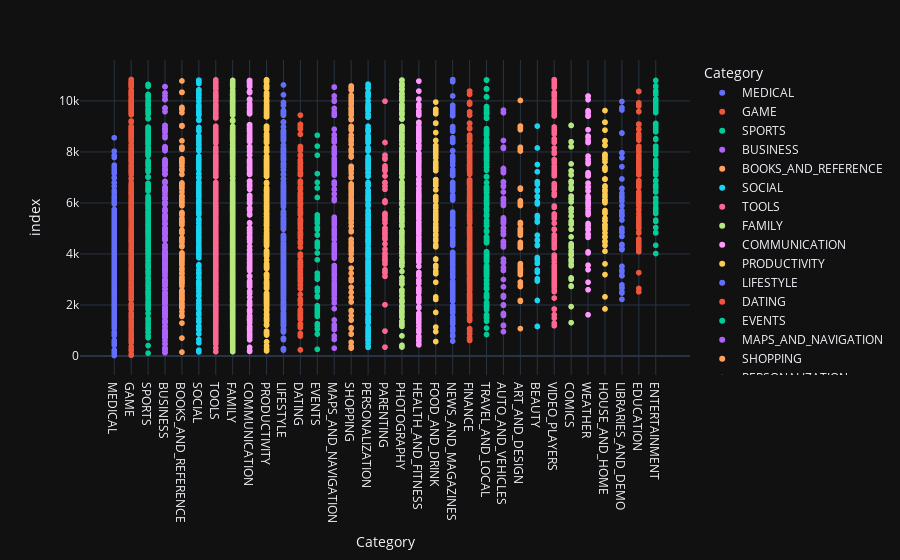

The code cell stored with this chart in its notebook:
### Code cell
fig = px.scatter(df_apps_clean2, x="Category", color="Category")
fig.show()

### Figure 1 — Plotly figure (JSON) as saved in the notebook; plotly's stock layout.template omitted (floating-point values rounded to 4 significant figures; data arrays with more than 128 entries replaced by an {"elided": "..."} marker saying what was removed)
{"data": [{"hovertemplate": "Category=%{x}<br>index=%{y}<extra></extra>", "legendgroup": "MEDICAL", "marker": {"color": "#636efa", "symbol": "circle"}, "mode": "markers", "name": "MEDICAL", "showlegend": true, "type": "scattergl", "x": {"elided": "302 str values"}, "xaxis": "x", "y": {"elided": "302 int values"}, "yaxis": "y"}, {"hovertemplate": "Category=%{x}<br>index=%{y}<extra></extra>", "legendgroup": "GAME", "marker": {"color": "#EF553B", "symbol": "circle"}, "mode": "markers", "name": "GAME", "showlegend": true, "type": "scattergl", "x": {"elided": "1074 str values"}, "xaxis": "x", "y": {"elided": "1074 int values"}, "yaxis": "y"}, {"hovertemplate": "Category=%{x}<br>index=%{y}<extra></extra>", "legendgroup": "SPORTS", "marker": {"color": "#00cc96", "symbol": "circle"}, "mode": "markers", "name": "SPORTS", "showlegend": true, "type": "scattergl", "x": {"elided": "286 str values"}, "xaxis": "x", "y": {"elided": "286 int values"}, "yaxis": "y"}, {"hovertemplate": "Category=%{x}<br>index=%{y}<extra></extra>", "legendgroup": "BUSINESS", "marker": {"color": "#ab63fa", "symbol": "circle"}, "mode": "markers", "name": "BUSINESS", "showlegend": true, "type": "scattergl", "x": {"elided": "270 str values"}, "xaxis": "x", "y": {"elided": "270 int values"}, "yaxis": "y"}, {"hovertemplate": "Category=%{x}<br>index=%{y}<extra></extra>", "legendgroup": "BOOKS_AND_REFERENCE", "marker": {"color": "#FFA15A", "symbol": "circle"}, "mode": "markers", "name": "BOOKS_AND_REFERENCE", "showlegend": true, "type": "scattergl", "x": {"elided": "177 str values"}, "xaxis": "x", "y": {"elided": "177 int values"}, "yaxis": "y"}, {"hovertemplate": "Category=%{x}<br>index=%{y}<extra></extra>", "legendgroup": "SOCIAL", "marker": {"color": "#19d3f3", "symbol": "circle"}, "mode": "markers", "name": "SOCIAL", "showlegend": true, "type": "scattergl", "x": {"elided": "244 str values"}, "xaxis": "x", "y": {"elided": "244 int values"}, "yaxis": "y"}, {"hovertemplate": "Category=%{x}<br>index=%{y}<extra></extra>", "legendgroup": "TOOLS", "marker": {"color": "#FF6692", "symbol": "circle"}, "mode": "markers", "name": "TOOLS", "showlegend": true, "type": "scattergl", "x": {"elided": "733 str values"}, "xaxis": "x", "y": {"elided": "733 int values"}, "yaxis": "y"}, {"hovertemplate": "Category=%{x}<br>index=%{y}<extra></extra>", "legendgroup": "FAMILY", "marker": {"color": "#B6E880", "symbol": "circle"}, "mode": "markers", "name": "FAMILY", "showlegend": true, "type": "scattergl", "x": {"elided": "1714 str values"}, "xaxis": "x", "y": {"elided": "1714 int values"}, "yaxis": "y"}, {"hovertemplate": "Category=%{x}<br>index=%{y}<extra></extra>", "legendgroup": "COMMUNICATION", "marker": {"color": "#FF97FF", "symbol": "circle"}, "mode": "markers", "name": "COMMUNICATION", "showlegend": true, "type": "scattergl", "x": {"elided": "307 str values"}, "xaxis": "x", "y": {"elided": "307 int values"}, "yaxis": "y"}, {"hovertemplate": "Category=%{x}<br>index=%{y}<extra></extra>", "legendgroup": "PRODUCTIVITY", "marker": {"color": "#FECB52", "symbol": "circle"}, "mode": "markers", "name": "PRODUCTIVITY", "showlegend": true, "type": "scattergl", "x": {"elided": "334 str values"}, "xaxis": "x", "y": {"elided": "334 int values"}, "yaxis": "y"}, {"hovertemplate": "Category=%{x}<br>index=%{y}<extra></extra>", "legendgroup": "LIFESTYLE", "marker": {"color": "#636efa", "symbol": "circle"}, "mode": "markers", "name": "LIFESTYLE", "showlegend": true, "type": "scattergl", "x": {"elided": "301 str values"}, "xaxis": "x", "y": {"elided": "301 int values"}, "yaxis": "y"}, {"hovertemplate": "Category=%{x}<br>index=%{y}<extra></extra>", "legendgroup": "DATING", "marker": {"color": "#EF553B", "symbol": "circle"}, "mode": "markers", "name": "DATING", "showlegend": true, "type": "scattergl", "x": {"elided": "159 str values"}, "xaxis": "x", "y": {"elided": "159 int values"}, "yaxis": "y"}, {"hovertemplate": "Category=%{x}<br>index=%{y}<extra></extra>", "legendgroup": "EVENTS", "marker": {"color": "#00cc96", "symbol": "circle"}, "mode": "markers", "name": "EVENTS", "showlegend": true, "type": "scattergl", "x": ["EVENTS", "EVENTS", "EVENTS", "EVENTS", "EVENTS", "EVENTS", "EVENTS", "EVENTS", "EVENTS", "EVENTS", "EVENTS", "EVENTS", "EVENTS", "EVENTS", "EVENTS", "EVENTS", "EVENTS", "EVENTS", "EVENTS", "EVENTS", "EVENTS", "EVENTS", "EVENTS", "EVENTS", "EVENTS", "EVENTS", "EVENTS", "EVENTS", "EVENTS", "EVENTS", "EVENTS", "EVENTS", "EVENTS", "EVENTS", "EVENTS", "EVENTS", "EVENTS", "EVENTS", "EVENTS", "EVENTS", "EVENTS", "EVENTS", "EVENTS", "EVENTS", "EVENTS"], "xaxis": "x", "y": [265, 861, 1051, 1181, 1268, 1557, 1558, 1633, 1685, 1768, 1790, 1862, 1971, 2316, 2351, 2539, 2661, 3014, 3125, 3250, 3774, 4039, 4267, 4356, 4447, 4469, 4738, 4754, 4963, 5006, 5039, 5040, 5041, 5216, 5223, 5347, 5430, 5531, 6216, 6588, 6808, 7150, 7872, 8228, 8654], "yaxis": "y"}, {"hovertemplate": "Category=%{x}<br>index=%{y}<extra></extra>", "legendgroup": "MAPS_AND_NAVIGATION", "marker": {"color": "#ab63fa", "symbol": "circle"}, "mode": "markers", "name": "MAPS_AND_NAVIGATION", "showlegend": true, "type": "scattergl", "x": ["MAPS_AND_NAVIGATION", "MAPS_AND_NAVIGATION", "MAPS_AND_NAVIGATION", "MAPS_AND_NAVIGATION", "MAPS_AND_NAVIGATION", "MAPS_AND_NAVIGATION", "MAPS_AND_NAVIGATION", "MAPS_AND_NAVIGATION", "MAPS_AND_NAVIGATION", "MAPS_AND_NAVIGATION", "MAPS_AND_NAVIGATION", "MAPS_AND_NAVIGATION", "MAPS_AND_NAVIGATION", "MAPS_AND_NAVIGATION", "MAPS_AND_NAVIGATION", "MAPS_AND_NAVIGATION", "MAPS_AND_NAVIGATION", "MAPS_AND_NAVIGATION", "MAPS_AND_NAVIGATION", "MAPS_AND_NAVIGATION", "MAPS_AND_NAVIGATION", "MAPS_AND_NAVIGATION", "MAPS_AND_NAVIGATION", "MAPS_AND_NAVIGATION", "MAPS_AND_NAVIGATION", "MAPS_AND_NAVIGATION", "MAPS_AND_NAVIGATION", "MAPS_AND_NAVIGATION", "MAPS_AND_NAVIGATION", "MAPS_AND_NAVIGATION", "MAPS_AND_NAVIGATION", "MAPS_AND_NAVIGATION", "MAPS_AND_NAVIGATION", "MAPS_AND_NAVIGATION", "MAPS_AND_NAVIGATION", "MAPS_AND_NAVIGATION", "MAPS_AND_NAVIGATION", "MAPS_AND_NAVIGATION", "MAPS_AND_NAVIGATION", "MAPS_AND_NAVIGATION", "MAPS_AND_NAVIGATION", "MAPS_AND_NAVIGATION", "MAPS_AND_NAVIGATION", "MAPS_AND_NAVIGATION", "MAPS_AND_NAVIGATION", "MAPS_AND_NAVIGATION", "MAPS_AND_NAVIGATION", "MAPS_AND_NAVIGATION", "MAPS_AND_NAVIGATION", "MAPS_AND_NAVIGATION", "MAPS_AND_NAVIGATION", "MAPS_AND_NAVIGATION", "MAPS_AND_NAVIGATION", "MAPS_AND_NAVIGATION", "MAPS_AND_NAVIGATION", "MAPS_AND_NAVIGATION", "MAPS_AND_NAVIGATION", "MAPS_AND_NAVIGATION", "MAPS_AND_NAVIGATION", "MAPS_AND_NAVIGATION", "MAPS_AND_NAVIGATION", "MAPS_AND_NAVIGATION", "MAPS_AND_NAVIGATION", "MAPS_AND_NAVIGATION", "MAPS_AND_NAVIGATION", "MAPS_AND_NAVIGATION", "MAPS_AND_NAVIGATION", "MAPS_AND_NAVIGATION", "MAPS_AND_NAVIGATION", "MAPS_AND_NAVIGATION", "MAPS_AND_NAVIGATION", "MAPS_AND_NAVIGATION", "MAPS_AND_NAVIGATION", "MAPS_AND_NAVIGATION", "MAPS_AND_NAVIGATION", "MAPS_AND_NAVIGATION", "MAPS_AND_NAVIGATION", "MAPS_AND_NAVIGATION", "MAPS_AND_NAVIGATION", "MAPS_AND_NAVIGATION", "MAPS_AND_NAVIGATION", "MAPS_AND_NAVIGATION", "MAPS_AND_NAVIGATION", "MAPS_AND_NAVIGATION", "MAPS_AND_NAVIGATION", "MAPS_AND_NAVIGATION", "MAPS_AND_NAVIGATION", "MAPS_AND_NAVIGATION", "MAPS_AND_NAVIGATION", "MAPS_AND_NAVIGATION", "MAPS_AND_NAVIGATION", "MAPS_AND_NAVIGATION", "MAPS_AND_NAVIGATION", "MAPS_AND_NAVIGATION", "MAPS_AND_NAVIGATION", "MAPS_AND_NAVIGATION", "MAPS_AND_NAVIGATION", "MAPS_AND_NAVIGATION", "MAPS_AND_NAVIGATION", "MAPS_AND_NAVIGATION", "MAPS_AND_NAVIGATION", "MAPS_AND_NAVIGATION", "MAPS_AND_NAVIGATION", "MAPS_AND_NAVIGATION", "MAPS_AND_NAVIGATION", "MAPS_AND_NAVIGATION", "MAPS_AND_NAVIGATION", "MAPS_AND_NAVIGATION", "MAPS_AND_NAVIGATION", "MAPS_AND_NAVIGATION", "MAPS_AND_NAVIGATION", "MAPS_AND_NAVIGATION", "MAPS_AND_NAVIGATION", "MAPS_AND_NAVIGATION", "MAPS_AND_NAVIGATION", "MAPS_AND_NAVIGATION", "MAPS_AND_NAVIGATION", "MAPS_AND_NAVIGATION", "MAPS_AND_NAVIGATION", "MAPS_AND_NAVIGATION", "MAPS_AND_NAVIGATION", "MAPS_AND_NAVIGATION", "MAPS_AND_NAVIGATION", "MAPS_AND_NAVIGATION"], "xaxis": "x", "y": [308, 650, 786, 1037, 1140, 1225, 1414, 1855, 2084, 2085, 2232, 2257, 2273, 2284, 2411, 2499, 2523, 2623, 2641, 2736, 2799, 2823, 2876, 3004, 3132, 3188, 3199, 3218, 3325, 3413, 3455, 3534, 3547, 3836, 3932, 3996, 4015, 4063, 4083, 4097, 4118, 4155, 4242, 4265, 4328, 4398, 4567, 4604, 4734, 4753, 4854, 4923, 4954, 4986, 5131, 5132, 5161, 5196, 5270, 5345, 5440, 6092, 6170, 6352, 6532, 6539, 6724, 6731, 6778, 6822, 7095, 7096, 7097, 7098, 7199, 7209, 7307, 7352, 7458, 7540, 7570, 7579, 7650, 7722, 7747, 7907, 7921, 7922, 7950, 7951, 8058, 8175, 8389, 8390, 8391, 8392, 8393, 8394, 8395, 8396, 8397, 8398, 8399, 8493, 8535, 8536, 8674, 8890, 9435, 9436, 9437, 9438, 9481, 9486, 9556, 9701, 9706, 9988, 10023, 10195, 10540, 10541, 10542, 10543], "yaxis": "y"}, {"hovertemplate": "Category=%{x}<br>index=%{y}<extra></extra>", "legendgroup": "SHOPPING", "marker": {"color": "#FFA15A", "symbol": "circle"}, "mode": "markers", "name": "SHOPPING", "showlegend": true, "type": "scattergl", "x": {"elided": "201 str values"}, "xaxis": "x", "y": {"elided": "201 int values"}, "yaxis": "y"}, {"hovertemplate": "Category=%{x}<br>index=%{y}<extra></extra>", "legendgroup": "PERSONALIZATION", "marker": {"color": "#19d3f3", "symbol": "circle"}, "mode": "markers", "name": "PERSONALIZATION", "showlegend": true, "type": "scattergl", "x": {"elided": "310 str values"}, "xaxis": "x", "y": {"elided": "310 int values"}, "yaxis": "y"}, {"hovertemplate": "Category=%{x}<br>index=%{y}<extra></extra>", "legendgroup": "PARENTING", "marker": {"color": "#FF6692", "symbol": "circle"}, "mode": "markers", "name": "PARENTING", "showlegend": true, "type": "scattergl", "x": ["PARENTING", "PARENTING", "PARENTING", "PARENTING", "PARENTING", "PARENTING", "PARENTING", "PARENTING", "PARENTING", "PARENTING", "PARENTING", "PARENTING", "PARENTING", "PARENTING", "PARENTING", "PARENTING", "PARENTING", "PARENTING", "PARENTING", "PARENTING", "PARENTING", "PARENTING", "PARENTING", "PARENTING", "PARENTING", "PARENTING", "PARENTING", "PARENTING", "PARENTING", "PARENTING", "PARENTING", "PARENTING", "PARENTING", "PARENTING", "PARENTING", "PARENTING", "PARENTING", "PARENTING", "PARENTING", "PARENTING", "PARENTING", "PARENTING", "PARENTING", "PARENTING", "PARENTING", "PARENTING", "PARENTING", "PARENTING", "PARENTING", "PARENTING"], "xaxis": "x", "y": [349, 978, 2012, 3123, 3263, 3304, 3383, 3609, 3707, 3752, 3820, 3901, 3981, 4036, 4187, 4393, 4581, 4642, 4654, 4749, 4818, 4853, 4921, 4999, 5017, 5220, 5338, 5362, 5445, 5512, 5549, 5590, 6020, 6035, 6081, 6536, 6656, 6783, 6805, 7059, 7060, 7260, 7312, 7379, 7452, 7721, 7770, 7876, 8371, 9987], "yaxis": "y"}, {"hovertemplate": "Category=%{x}<br>index=%{y}<extra></extra>", "legendgroup": "PHOTOGRAPHY", "marker": {"color": "#B6E880", "symbol": "circle"}, "mode": "markers", "name": "PHOTOGRAPHY", "showlegend": true, "type": "scattergl", "x": {"elided": "304 str values"}, "xaxis": "x", "y": {"elided": "304 int values"}, "yaxis": "y"}, {"hovertemplate": "Category=%{x}<br>index=%{y}<extra></extra>", "legendgroup": "HEALTH_AND_FITNESS", "marker": {"color": "#FF97FF", "symbol": "circle"}, "mode": "markers", "name": "HEALTH_AND_FITNESS", "showlegend": true, "type": "scattergl", "x": {"elided": "262 str values"}, "xaxis": "x", "y": {"elided": "262 int values"}, "yaxis": "y"}, {"hovertemplate": "Category=%{x}<br>index=%{y}<extra></extra>", "legendgroup": "FOOD_AND_DRINK", "marker": {"color": "#FECB52", "symbol": "circle"}, "mode": "markers", "name": "FOOD_AND_DRINK", "showlegend": true, "type": "scattergl", "x": ["FOOD_AND_DRINK", "FOOD_AND_DRINK", "FOOD_AND_DRINK", "FOOD_AND_DRINK", "FOOD_AND_DRINK", "FOOD_AND_DRINK", "FOOD_AND_DRINK", "FOOD_AND_DRINK", "FOOD_AND_DRINK", "FOOD_AND_DRINK", "FOOD_AND_DRINK", "FOOD_AND_DRINK", "FOOD_AND_DRINK", "FOOD_AND_DRINK", "FOOD_AND_DRINK", "FOOD_AND_DRINK", "FOOD_AND_DRINK", "FOOD_AND_DRINK", "FOOD_AND_DRINK", "FOOD_AND_DRINK", "FOOD_AND_DRINK", "FOOD_AND_DRINK", "FOOD_AND_DRINK", "FOOD_AND_DRINK", "FOOD_AND_DRINK", "FOOD_AND_DRINK", "FOOD_AND_DRINK", "FOOD_AND_DRINK", "FOOD_AND_DRINK", "FOOD_AND_DRINK", "FOOD_AND_DRINK", "FOOD_AND_DRINK", "FOOD_AND_DRINK", "FOOD_AND_DRINK", "FOOD_AND_DRINK", "FOOD_AND_DRINK", "FOOD_AND_DRINK", "FOOD_AND_DRINK", "FOOD_AND_DRINK", "FOOD_AND_DRINK", "FOOD_AND_DRINK", "FOOD_AND_DRINK", "FOOD_AND_DRINK", "FOOD_AND_DRINK", "FOOD_AND_DRINK", "FOOD_AND_DRINK", "FOOD_AND_DRINK", "FOOD_AND_DRINK", "FOOD_AND_DRINK", "FOOD_AND_DRINK", "FOOD_AND_DRINK", "FOOD_AND_DRINK", "FOOD_AND_DRINK", "FOOD_AND_DRINK", "FOOD_AND_DRINK", "FOOD_AND_DRINK", "FOOD_AND_DRINK", "FOOD_AND_DRINK", "FOOD_AND_DRINK", "FOOD_AND_DRINK", "FOOD_AND_DRINK", "FOOD_AND_DRINK", "FOOD_AND_DRINK", "FOOD_AND_DRINK", "FOOD_AND_DRINK", "FOOD_AND_DRINK", "FOOD_AND_DRINK", "FOOD_AND_DRINK", "FOOD_AND_DRINK", "FOOD_AND_DRINK", "FOOD_AND_DRINK", "FOOD_AND_DRINK", "FOOD_AND_DRINK", "FOOD_AND_DRINK", "FOOD_AND_DRINK", "FOOD_AND_DRINK", "FOOD_AND_DRINK", "FOOD_AND_DRINK", "FOOD_AND_DRINK", "FOOD_AND_DRINK", "FOOD_AND_DRINK", "FOOD_AND_DRINK", "FOOD_AND_DRINK", "FOOD_AND_DRINK", "FOOD_AND_DRINK", "FOOD_AND_DRINK", "FOOD_AND_DRINK", "FOOD_AND_DRINK", "FOOD_AND_DRINK", "FOOD_AND_DRINK", "FOOD_AND_DRINK", "FOOD_AND_DRINK", "FOOD_AND_DRINK", "FOOD_AND_DRINK", "FOOD_AND_DRINK", "FOOD_AND_DRINK", "FOOD_AND_DRINK", "FOOD_AND_DRINK", "FOOD_AND_DRINK", "FOOD_AND_DRINK", "FOOD_AND_DRINK", "FOOD_AND_DRINK", "FOOD_AND_DRINK", "FOOD_AND_DRINK", "FOOD_AND_DRINK", "FOOD_AND_DRINK"], "xaxis": "x", "y": [568, 958, 1134, 1710, 2218, 2318, 2893, 3227, 3287, 3327, 3481, 3553, 3791, 3805, 4282, 4291, 4357, 4519, 4588, 4593, 4726, 4763, 4764, 4909, 4955, 5010, 5044, 5045, 5167, 5181, 5330, 5348, 5401, 5442, 5490, 5577, 5688, 5820, 5821, 5904, 6088, 6089, 6123, 6223, 6244, 6256, 6513, 6684, 6685, 6704, 6791, 6904, 6905, 6906, 6907, 6908, 6909, 6910, 6911, 6912, 6913, 6914, 7265, 7361, 7362, 7385, 7386, 7393, 7422, 7516, 7599, 7600, 7601, 7771, 7772, 7893, 7911, 7912, 8012, 8068, 8111, 8112, 8113, 8114, 8242, 8243, 8244, 8245, 8246, 8450, 8761, 9127, 9128, 9129, 9130, 9132, 9497, 9510, 9511, 9544, 9598, 9621, 9641, 9642, 9672, 9954], "yaxis": "y"}, {"hovertemplate": "Category=%{x}<br>index=%{y}<extra></extra>", "legendgroup": "NEWS_AND_MAGAZINES", "marker": {"color": "#636efa", "symbol": "circle"}, "mode": "markers", "name": "NEWS_AND_MAGAZINES", "showlegend": true, "type": "scattergl", "x": {"elided": "214 str values"}, "xaxis": "x", "y": {"elided": "214 int values"}, "yaxis": "y"}, {"hovertemplate": "Category=%{x}<br>index=%{y}<extra></extra>", "legendgroup": "FINANCE", "marker": {"color": "#EF553B", "symbol": "circle"}, "mode": "markers", "name": "FINANCE", "showlegend": true, "type": "scattergl", "x": {"elided": "311 str values"}, "xaxis": "x", "y": {"elided": "311 int values"}, "yaxis": "y"}, {"hovertemplate": "Category=%{x}<br>index=%{y}<extra></extra>", "legendgroup": "TRAVEL_AND_LOCAL", "marker": {"color": "#00cc96", "symbol": "circle"}, "mode": "markers", "name": "TRAVEL_AND_LOCAL", "showlegend": true, "type": "scattergl", "x": {"elided": "205 str values"}, "xaxis": "x", "y": {"elided": "205 int values"}, "yaxis": "y"}, {"hovertemplate": "Category=%{x}<br>index=%{y}<extra></extra>", "legendgroup": "AUTO_AND_VEHICLES", "marker": {"color": "#ab63fa", "symbol": "circle"}, "mode": "markers", "name": "AUTO_AND_VEHICLES", "showlegend": true, "type": "scattergl", "x": ["AUTO_AND_VEHICLES", "AUTO_AND_VEHICLES", "AUTO_AND_VEHICLES", "AUTO_AND_VEHICLES", "AUTO_AND_VEHICLES", "AUTO_AND_VEHICLES", "AUTO_AND_VEHICLES", "AUTO_AND_VEHICLES", "AUTO_AND_VEHICLES", "AUTO_AND_VEHICLES", "AUTO_AND_VEHICLES", "AUTO_AND_VEHICLES", "AUTO_AND_VEHICLES", "AUTO_AND_VEHICLES", "AUTO_AND_VEHICLES", "AUTO_AND_VEHICLES", "AUTO_AND_VEHICLES", "AUTO_AND_VEHICLES", "AUTO_AND_VEHICLES", "AUTO_AND_VEHICLES", "AUTO_AND_VEHICLES", "AUTO_AND_VEHICLES", "AUTO_AND_VEHICLES", "AUTO_AND_VEHICLES", "AUTO_AND_VEHICLES", "AUTO_AND_VEHICLES", "AUTO_AND_VEHICLES", "AUTO_AND_VEHICLES", "AUTO_AND_VEHICLES", "AUTO_AND_VEHICLES", "AUTO_AND_VEHICLES", "AUTO_AND_VEHICLES", "AUTO_AND_VEHICLES", "AUTO_AND_VEHICLES", "AUTO_AND_VEHICLES", "AUTO_AND_VEHICLES", "AUTO_AND_VEHICLES", "AUTO_AND_VEHICLES", "AUTO_AND_VEHICLES", "AUTO_AND_VEHICLES", "AUTO_AND_VEHICLES", "AUTO_AND_VEHICLES", "AUTO_AND_VEHICLES", "AUTO_AND_VEHICLES", "AUTO_AND_VEHICLES", "AUTO_AND_VEHICLES", "AUTO_AND_VEHICLES", "AUTO_AND_VEHICLES", "AUTO_AND_VEHICLES", "AUTO_AND_VEHICLES", "AUTO_AND_VEHICLES", "AUTO_AND_VEHICLES", "AUTO_AND_VEHICLES", "AUTO_AND_VEHICLES", "AUTO_AND_VEHICLES", "AUTO_AND_VEHICLES", "AUTO_AND_VEHICLES", "AUTO_AND_VEHICLES", "AUTO_AND_VEHICLES", "AUTO_AND_VEHICLES", "AUTO_AND_VEHICLES", "AUTO_AND_VEHICLES", "AUTO_AND_VEHICLES", "AUTO_AND_VEHICLES", "AUTO_AND_VEHICLES", "AUTO_AND_VEHICLES", "AUTO_AND_VEHICLES", "AUTO_AND_VEHICLES", "AUTO_AND_VEHICLES", "AUTO_AND_VEHICLES", "AUTO_AND_VEHICLES", "AUTO_AND_VEHICLES", "AUTO_AND_VEHICLES"], "xaxis": "x", "y": [956, 1188, 1209, 1591, 1626, 1669, 1987, 2008, 2312, 2336, 2337, 2345, 2359, 2372, 2712, 3000, 3352, 3470, 3657, 3668, 3692, 3801, 4275, 4366, 4473, 4486, 4492, 4758, 4790, 4791, 4903, 5018, 5019, 5020, 5202, 5210, 5239, 5263, 5277, 5283, 5293, 5294, 5302, 5306, 5346, 5354, 5367, 5372, 5388, 5416, 5902, 5977, 6086, 6149, 6180, 6430, 6645, 6672, 6823, 6824, 6825, 6826, 7186, 7215, 7231, 7313, 7320, 7353, 8138, 8184, 8449, 9539, 9640], "yaxis": "y"}, {"hovertemplate": "Category=%{x}<br>index=%{y}<extra></extra>", "legendgroup": "ART_AND_DESIGN", "marker": {"color": "#FFA15A", "symbol": "circle"}, "mode": "markers", "name": "ART_AND_DESIGN", "showlegend": true, "type": "scattergl", "x": ["ART_AND_DESIGN", "ART_AND_DESIGN", "ART_AND_DESIGN", "ART_AND_DESIGN", "ART_AND_DESIGN", "ART_AND_DESIGN", "ART_AND_DESIGN", "ART_AND_DESIGN", "ART_AND_DESIGN", "ART_AND_DESIGN", "ART_AND_DESIGN", "ART_AND_DESIGN", "ART_AND_DESIGN", "ART_AND_DESIGN", "ART_AND_DESIGN", "ART_AND_DESIGN", "ART_AND_DESIGN", "ART_AND_DESIGN", "ART_AND_DESIGN", "ART_AND_DESIGN", "ART_AND_DESIGN", "ART_AND_DESIGN", "ART_AND_DESIGN", "ART_AND_DESIGN", "ART_AND_DESIGN", "ART_AND_DESIGN", "ART_AND_DESIGN", "ART_AND_DESIGN", "ART_AND_DESIGN", "ART_AND_DESIGN", "ART_AND_DESIGN", "ART_AND_DESIGN", "ART_AND_DESIGN", "ART_AND_DESIGN", "ART_AND_DESIGN", "ART_AND_DESIGN", "ART_AND_DESIGN", "ART_AND_DESIGN", "ART_AND_DESIGN", "ART_AND_DESIGN", "ART_AND_DESIGN", "ART_AND_DESIGN", "ART_AND_DESIGN", "ART_AND_DESIGN", "ART_AND_DESIGN", "ART_AND_DESIGN", "ART_AND_DESIGN", "ART_AND_DESIGN", "ART_AND_DESIGN", "ART_AND_DESIGN", "ART_AND_DESIGN", "ART_AND_DESIGN", "ART_AND_DESIGN", "ART_AND_DESIGN", "ART_AND_DESIGN", "ART_AND_DESIGN", "ART_AND_DESIGN", "ART_AND_DESIGN", "ART_AND_DESIGN", "ART_AND_DESIGN", "ART_AND_DESIGN", "ART_AND_DESIGN"], "xaxis": "x", "y": [1076, 2145, 2159, 2177, 2725, 2773, 2891, 2902, 3189, 3284, 3305, 3370, 3399, 3414, 3427, 3433, 3513, 3598, 3622, 4243, 4274, 4340, 4352, 4434, 4454, 4735, 4775, 4819, 4855, 4878, 4935, 4965, 4977, 4978, 4987, 4988, 5162, 5174, 5178, 5197, 5201, 5214, 5233, 5901, 5919, 5975, 5989, 6021, 6083, 6540, 6552, 6563, 6585, 8037, 8123, 8183, 8872, 8943, 8995, 9012, 9013, 10018], "yaxis": "y"}, {"hovertemplate": "Category=%{x}<br>index=%{y}<extra></extra>", "legendgroup": "BEAUTY", "marker": {"color": "#19d3f3", "symbol": "circle"}, "mode": "markers", "name": "BEAUTY", "showlegend": true, "type": "scattergl", "x": ["BEAUTY", "BEAUTY", "BEAUTY", "BEAUTY", "BEAUTY", "BEAUTY", "BEAUTY", "BEAUTY", "BEAUTY", "BEAUTY", "BEAUTY", "BEAUTY", "BEAUTY", "BEAUTY", "BEAUTY", "BEAUTY", "BEAUTY", "BEAUTY", "BEAUTY", "BEAUTY", "BEAUTY", "BEAUTY", "BEAUTY", "BEAUTY", "BEAUTY", "BEAUTY", "BEAUTY", "BEAUTY", "BEAUTY", "BEAUTY", "BEAUTY", "BEAUTY", "BEAUTY", "BEAUTY", "BEAUTY", "BEAUTY", "BEAUTY", "BEAUTY", "BEAUTY", "BEAUTY", "BEAUTY", "BEAUTY"], "xaxis": "x", "y": [1159, 1164, 2178, 2940, 3010, 3028, 3286, 3306, 3338, 3371, 3632, 3633, 3635, 3769, 3839, 3862, 4329, 4348, 4531, 4553, 4736, 5254, 5284, 5433, 5460, 5506, 5961, 5978, 6022, 6036, 6239, 6259, 6476, 6509, 6732, 6827, 6828, 6829, 7223, 7506, 8156, 9014], "yaxis": "y"}, {"hovertemplate": "Category=%{x}<br>index=%{y}<extra></extra>", "legendgroup": "VIDEO_PLAYERS", "marker": {"color": "#FF6692", "symbol": "circle"}, "mode": "markers", "name": "VIDEO_PLAYERS", "showlegend": true, "type": "scattergl", "x": {"elided": "160 str values"}, "xaxis": "x", "y": {"elided": "160 int values"}, "yaxis": "y"}, {"hovertemplate": "Category=%{x}<br>index=%{y}<extra></extra>", "legendgroup": "COMICS", "marker": {"color": "#B6E880", "symbol": "circle"}, "mode": "markers", "name": "COMICS", "showlegend": true, "type": "scattergl", "x": ["COMICS", "COMICS", "COMICS", "COMICS", "COMICS", "COMICS", "COMICS", "COMICS", "COMICS", "COMICS", "COMICS", "COMICS", "COMICS", "COMICS", "COMICS", "COMICS", "COMICS", "COMICS", "COMICS", "COMICS", "COMICS", "COMICS", "COMICS", "COMICS", "COMICS", "COMICS", "COMICS", "COMICS", "COMICS", "COMICS", "COMICS", "COMICS", "COMICS", "COMICS", "COMICS", "COMICS", "COMICS", "COMICS", "COMICS", "COMICS", "COMICS", "COMICS", "COMICS", "COMICS", "COMICS", "COMICS", "COMICS", "COMICS", "COMICS", "COMICS", "COMICS", "COMICS", "COMICS", "COMICS", "COMICS", "COMICS", "COMICS", "COMICS"], "xaxis": "x", "y": [1308, 1938, 2728, 2750, 3007, 3060, 3061, 3535, 3590, 3711, 3762, 3771, 3796, 3955, 3966, 3984, 4009, 4106, 4245, 4294, 4301, 4355, 4402, 4671, 4966, 5165, 5166, 5240, 5286, 5484, 5485, 5656, 5774, 5784, 5785, 6041, 6161, 6165, 6171, 6272, 6541, 6566, 6622, 6787, 6845, 6846, 6847, 7099, 7100, 7253, 7261, 7531, 8203, 8204, 8205, 8400, 9039, 9040], "yaxis": "y"}, {"hovertemplate": "Category=%{x}<br>index=%{y}<extra></extra>", "legendgroup": "WEATHER", "marker": {"color": "#FF97FF", "symbol": "circle"}, "mode": "markers", "name": "WEATHER", "showlegend": true, "type": "scattergl", "x": ["WEATHER", "WEATHER", "WEATHER", "WEATHER", "WEATHER", "WEATHER", "WEATHER", "WEATHER", "WEATHER", "WEATHER", "WEATHER", "WEATHER", "WEATHER", "WEATHER", "WEATHER", "WEATHER", "WEATHER", "WEATHER", "WEATHER", "WEATHER", "WEATHER", "WEATHER", "WEATHER", "WEATHER", "WEATHER", "WEATHER", "WEATHER", "WEATHER", "WEATHER", "WEATHER", "WEATHER", "WEATHER", "WEATHER", "WEATHER", "WEATHER", "WEATHER", "WEATHER", "WEATHER", "WEATHER", "WEATHER", "WEATHER", "WEATHER", "WEATHER", "WEATHER", "WEATHER", "WEATHER", "WEATHER", "WEATHER", "WEATHER", "WEATHER", "WEATHER", "WEATHER", "WEATHER", "WEATHER", "WEATHER", "WEATHER", "WEATHER", "WEATHER", "WEATHER", "WEATHER", "WEATHER", "WEATHER", "WEATHER", "WEATHER", "WEATHER", "WEATHER", "WEATHER", "WEATHER", "WEATHER", "WEATHER", "WEATHER", "WEATHER", "WEATHER", "WEATHER", "WEATHER"], "xaxis": "x", "y": [1618, 2598, 2894, 3384, 3561, 4040, 4082, 4650, 4750, 4756, 4786, 4943, 4960, 5000, 5116, 5117, 5118, 5195, 5541, 5605, 5673, 5783, 5890, 5960, 6004, 6009, 6082, 6179, 6235, 6265, 6471, 6472, 6603, 6644, 6776, 6777, 7061, 7062, 7063, 7064, 7065, 7066, 7141, 7142, 7146, 7185, 7539, 7560, 7620, 7712, 7837, 8372, 8373, 8374, 8375, 8459, 8573, 8586, 8621, 8869, 9406, 9407, 9408, 9409, 9410, 9411, 9459, 9564, 9565, 9613, 10048, 10186, 10187, 10188, 10189], "yaxis": "y"}, {"hovertemplate": "Category=%{x}<br>index=%{y}<extra></extra>", "legendgroup": "HOUSE_AND_HOME", "marker": {"color": "#FECB52", "symbol": "circle"}, "mode": "markers", "name": "HOUSE_AND_HOME", "showlegend": true, "type": "scattergl", "x": ["HOUSE_AND_HOME", "HOUSE_AND_HOME", "HOUSE_AND_HOME", "HOUSE_AND_HOME", "HOUSE_AND_HOME", "HOUSE_AND_HOME", "HOUSE_AND_HOME", "HOUSE_AND_HOME", "HOUSE_AND_HOME", "HOUSE_AND_HOME", "HOUSE_AND_HOME", "HOUSE_AND_HOME", "HOUSE_AND_HOME", "HOUSE_AND_HOME", "HOUSE_AND_HOME", "HOUSE_AND_HOME", "HOUSE_AND_HOME", "HOUSE_AND_HOME", "HOUSE_AND_HOME", "HOUSE_AND_HOME", "HOUSE_AND_HOME", "HOUSE_AND_HOME", "HOUSE_AND_HOME", "HOUSE_AND_HOME", "HOUSE_AND_HOME", "HOUSE_AND_HOME", "HOUSE_AND_HOME", "HOUSE_AND_HOME", "HOUSE_AND_HOME", "HOUSE_AND_HOME", "HOUSE_AND_HOME", "HOUSE_AND_HOME", "HOUSE_AND_HOME", "HOUSE_AND_HOME", "HOUSE_AND_HOME", "HOUSE_AND_HOME", "HOUSE_AND_HOME", "HOUSE_AND_HOME", "HOUSE_AND_HOME", "HOUSE_AND_HOME", "HOUSE_AND_HOME", "HOUSE_AND_HOME", "HOUSE_AND_HOME", "HOUSE_AND_HOME", "HOUSE_AND_HOME", "HOUSE_AND_HOME", "HOUSE_AND_HOME", "HOUSE_AND_HOME", "HOUSE_AND_HOME", "HOUSE_AND_HOME", "HOUSE_AND_HOME", "HOUSE_AND_HOME", "HOUSE_AND_HOME", "HOUSE_AND_HOME", "HOUSE_AND_HOME", "HOUSE_AND_HOME", "HOUSE_AND_HOME", "HOUSE_AND_HOME", "HOUSE_AND_HOME", "HOUSE_AND_HOME", "HOUSE_AND_HOME", "HOUSE_AND_HOME", "HOUSE_AND_HOME", "HOUSE_AND_HOME", "HOUSE_AND_HOME", "HOUSE_AND_HOME", "HOUSE_AND_HOME", "HOUSE_AND_HOME"], "xaxis": "x", "y": [1846, 2319, 3192, 3612, 4107, 4335, 4478, 4497, 4658, 4683, 4826, 4973, 5051, 5141, 5142, 5143, 5298, 5309, 5310, 5403, 5592, 5632, 5703, 6010, 6055, 6094, 6104, 6114, 6116, 6128, 6245, 6332, 6450, 6514, 6627, 6666, 6933, 6934, 6935, 6936, 6937, 6938, 6939, 6940, 7288, 7365, 7366, 7395, 7611, 7702, 7755, 7831, 7836, 7850, 7885, 7909, 8258, 8259, 8260, 8426, 8440, 8856, 9162, 9163, 9164, 9166, 9167, 9622], "yaxis": "y"}, {"hovertemplate": "Category=%{x}<br>index=%{y}<extra></extra>", "legendgroup": "LIBRARIES_AND_DEMO", "marker": {"color": "#636efa", "symbol": "circle"}, "mode": "markers", "name": "LIBRARIES_AND_DEMO", "showlegend": true, "type": "scattergl", "x": ["LIBRARIES_AND_DEMO", "LIBRARIES_AND_DEMO", "LIBRARIES_AND_DEMO", "LIBRARIES_AND_DEMO", "LIBRARIES_AND_DEMO", "LIBRARIES_AND_DEMO", "LIBRARIES_AND_DEMO", "LIBRARIES_AND_DEMO", "LIBRARIES_AND_DEMO", "LIBRARIES_AND_DEMO", "LIBRARIES_AND_DEMO", "LIBRARIES_AND_DEMO", "LIBRARIES_AND_DEMO", "LIBRARIES_AND_DEMO", "LIBRARIES_AND_DEMO", "LIBRARIES_AND_DEMO", "LIBRARIES_AND_DEMO", "LIBRARIES_AND_DEMO", "LIBRARIES_AND_DEMO", "LIBRARIES_AND_DEMO", "LIBRARIES_AND_DEMO", "LIBRARIES_AND_DEMO", "LIBRARIES_AND_DEMO", "LIBRARIES_AND_DEMO", "LIBRARIES_AND_DEMO", "LIBRARIES_AND_DEMO", "LIBRARIES_AND_DEMO", "LIBRARIES_AND_DEMO", "LIBRARIES_AND_DEMO", "LIBRARIES_AND_DEMO", "LIBRARIES_AND_DEMO", "LIBRARIES_AND_DEMO", "LIBRARIES_AND_DEMO", "LIBRARIES_AND_DEMO", "LIBRARIES_AND_DEMO", "LIBRARIES_AND_DEMO", "LIBRARIES_AND_DEMO", "LIBRARIES_AND_DEMO", "LIBRARIES_AND_DEMO", "LIBRARIES_AND_DEMO", "LIBRARIES_AND_DEMO", "LIBRARIES_AND_DEMO", "LIBRARIES_AND_DEMO", "LIBRARIES_AND_DEMO", "LIBRARIES_AND_DEMO", "LIBRARIES_AND_DEMO", "LIBRARIES_AND_DEMO", "LIBRARIES_AND_DEMO", "LIBRARIES_AND_DEMO", "LIBRARIES_AND_DEMO", "LIBRARIES_AND_DEMO", "LIBRARIES_AND_DEMO", "LIBRARIES_AND_DEMO", "LIBRARIES_AND_DEMO", "LIBRARIES_AND_DEMO", "LIBRARIES_AND_DEMO", "LIBRARIES_AND_DEMO", "LIBRARIES_AND_DEMO", "LIBRARIES_AND_DEMO", "LIBRARIES_AND_DEMO", "LIBRARIES_AND_DEMO", "LIBRARIES_AND_DEMO", "LIBRARIES_AND_DEMO", "LIBRARIES_AND_DEMO", "LIBRARIES_AND_DEMO"], "xaxis": "x", "y": [2222, 2470, 2515, 2670, 2671, 2672, 2673, 2674, 2789, 3150, 3151, 3152, 3153, 3154, 3156, 3311, 3366, 3517, 3518, 4171, 4188, 4189, 4190, 4191, 4193, 4194, 4195, 4196, 4197, 4336, 4371, 4372, 4694, 4695, 4696, 4846, 4860, 4946, 5011, 5331, 5491, 5501, 5507, 5532, 5617, 5696, 5896, 6084, 6191, 6261, 6377, 6558, 6572, 6941, 7423, 7773, 7965, 7966, 7967, 8735, 8745, 9644, 9738, 9739, 9978], "yaxis": "y"}, {"hovertemplate": "Category=%{x}<br>index=%{y}<extra></extra>", "legendgroup": "EDUCATION", "marker": {"color": "#EF553B", "symbol": "circle"}, "mode": "markers", "name": "EDUCATION", "showlegend": true, "type": "scattergl", "x": {"elided": "129 str values"}, "xaxis": "x", "y": {"elided": "129 int values"}, "yaxis": "y"}, {"hovertemplate": "Category=%{x}<br>index=%{y}<extra></extra>", "legendgroup": "ENTERTAINMENT", "marker": {"color": "#00cc96", "symbol": "circle"}, "mode": "markers", "name": "ENTERTAINMENT", "showlegend": true, "type": "scattergl", "x": ["ENTERTAINMENT", "ENTERTAINMENT", "ENTERTAINMENT", "ENTERTAINMENT", "ENTERTAINMENT", "ENTERTAINMENT", "ENTERTAINMENT", "ENTERTAINMENT", "ENTERTAINMENT", "ENTERTAINMENT", "ENTERTAINMENT", "ENTERTAINMENT", "ENTERTAINMENT", "ENTERTAINMENT", "ENTERTAINMENT", "ENTERTAINMENT", "ENTERTAINMENT", "ENTERTAINMENT", "ENTERTAINMENT", "ENTERTAINMENT", "ENTERTAINMENT", "ENTERTAINMENT", "ENTERTAINMENT", "ENTERTAINMENT", "ENTERTAINMENT", "ENTERTAINMENT", "ENTERTAINMENT", "ENTERTAINMENT", "ENTERTAINMENT", "ENTERTAINMENT", "ENTERTAINMENT", "ENTERTAINMENT", "ENTERTAINMENT", "ENTERTAINMENT", "ENTERTAINMENT", "ENTERTAINMENT", "ENTERTAINMENT", "ENTERTAINMENT", "ENTERTAINMENT", "ENTERTAINMENT", "ENTERTAINMENT", "ENTERTAINMENT", "ENTERTAINMENT", "ENTERTAINMENT", "ENTERTAINMENT", "ENTERTAINMENT", "ENTERTAINMENT", "ENTERTAINMENT", "ENTERTAINMENT", "ENTERTAINMENT", "ENTERTAINMENT", "ENTERTAINMENT", "ENTERTAINMENT", "ENTERTAINMENT", "ENTERTAINMENT", "ENTERTAINMENT", "ENTERTAINMENT", "ENTERTAINMENT", "ENTERTAINMENT", "ENTERTAINMENT", "ENTERTAINMENT", "ENTERTAINMENT", "ENTERTAINMENT", "ENTERTAINMENT", "ENTERTAINMENT", "ENTERTAINMENT", "ENTERTAINMENT", "ENTERTAINMENT", "ENTERTAINMENT", "ENTERTAINMENT", "ENTERTAINMENT", "ENTERTAINMENT", "ENTERTAINMENT", "ENTERTAINMENT", "ENTERTAINMENT", "ENTERTAINMENT", "ENTERTAINMENT", "ENTERTAINMENT", "ENTERTAINMENT", "ENTERTAINMENT", "ENTERTAINMENT", "ENTERTAINMENT", "ENTERTAINMENT", "ENTERTAINMENT", "ENTERTAINMENT", "ENTERTAINMENT", "ENTERTAINMENT", "ENTERTAINMENT", "ENTERTAINMENT", "ENTERTAINMENT", "ENTERTAINMENT", "ENTERTAINMENT", "ENTERTAINMENT", "ENTERTAINMENT", "ENTERTAINMENT", "ENTERTAINMENT", "ENTERTAINMENT", "ENTERTAINMENT", "ENTERTAINMENT", "ENTERTAINMENT", "ENTERTAINMENT", "ENTERTAINMENT", "ENTERTAINMENT", "ENTERTAINMENT", "ENTERTAINMENT", "ENTERTAINMENT", "ENTERTAINMENT", "ENTERTAINMENT", "ENTERTAINMENT", "ENTERTAINMENT", "ENTERTAINMENT"], "xaxis": "x", "y": [4018, 4342, 4824, 4845, 5037, 5038, 5278, 5329, 5589, 5687, 5773, 5790, 5819, 5963, 6046, 6190, 6435, 6436, 6437, 6438, 6440, 6442, 6587, 6606, 6680, 6681, 6701, 6870, 6871, 6872, 6873, 6874, 6875, 6876, 6877, 6878, 6879, 6881, 7104, 7105, 7178, 7179, 7183, 7195, 7206, 7232, 7392, 7513, 7574, 7583, 7616, 7683, 7903, 7908, 8010, 8047, 8093, 8110, 8219, 8220, 8221, 8222, 8223, 8224, 8225, 8487, 8517, 8791, 8853, 8855, 8875, 8978, 8983, 8984, 9094, 9095, 9096, 9097, 9098, 9099, 9100, 9101, 9102, 9103, 9104, 9107, 9109, 9110, 9115, 9119, 9541, 9568, 9597, 9671, 9786, 9804, 9906, 10019, 10049, 10068, 10069, 10251, 10314, 10315, 10376, 10377, 10379, 10380, 10553, 10593, 10803], "yaxis": "y"}], "layout": {"legend": {"title": {"text": "Category"}, "tracegroupgap": 0}, "margin": {"t": 60}, "xaxis": {"anchor": "y", "categoryarray": ["MEDICAL", "GAME", "SPORTS", "BUSINESS", "BOOKS_AND_REFERENCE", "SOCIAL", "TOOLS", "FAMILY", "COMMUNICATION", "PRODUCTIVITY", "LIFESTYLE", "DATING", "EVENTS", "MAPS_AND_NAVIGATION", "SHOPPING", "PERSONALIZATION", "PARENTING", "PHOTOGRAPHY", "HEALTH_AND_FITNESS", "FOOD_AND_DRINK", "NEWS_AND_MAGAZINES", "FINANCE", "TRAVEL_AND_LOCAL", "AUTO_AND_VEHICLES", "ART_AND_DESIGN", "BEAUTY", "VIDEO_PLAYERS", "COMICS", "WEATHER", "HOUSE_AND_HOME", "LIBRARIES_AND_DEMO", "EDUCATION", "ENTERTAINMENT"], "categoryorder": "array", "domain": [0, 1], "title": {"text": "Category"}}, "yaxis": {"anchor": "x", "domain": [0, 1], "title": {"text": "index"}}}}
